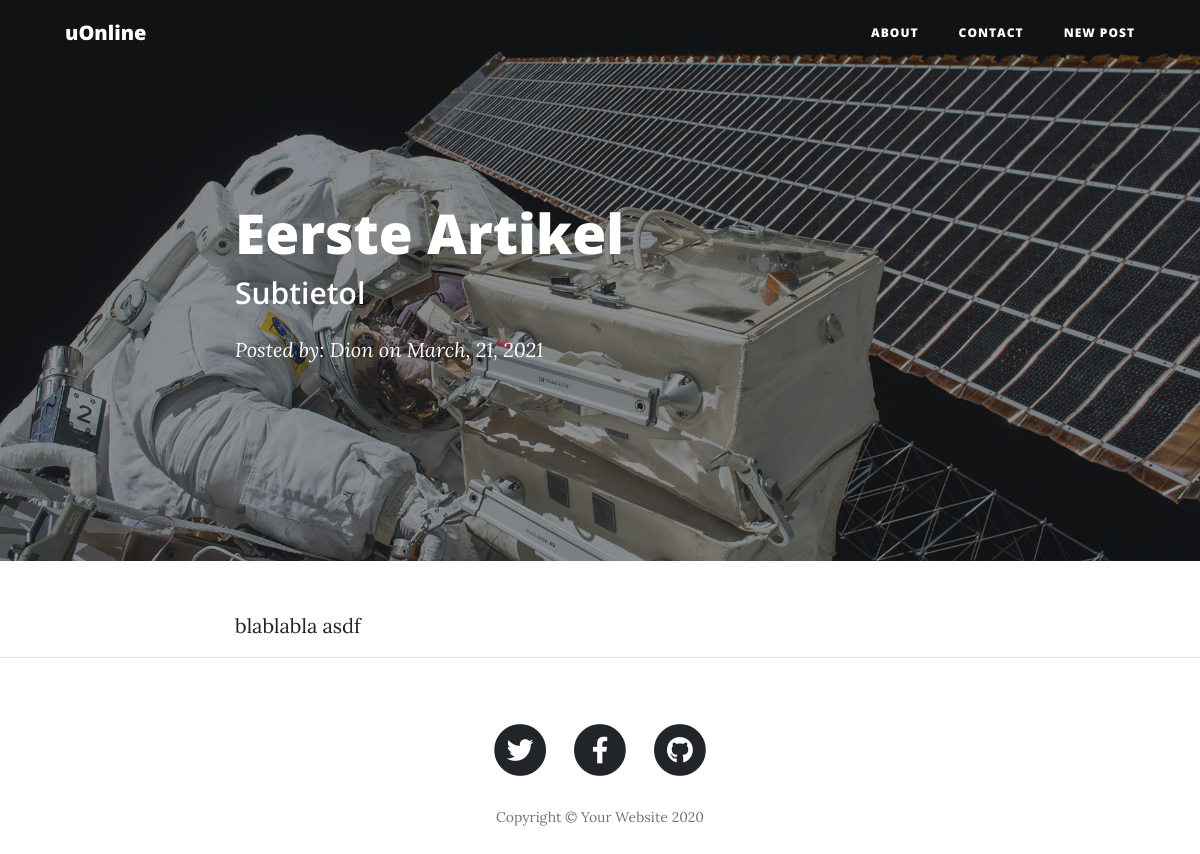
/post/1, run on the app's committed database.
### app.py (models this page shows)
class BlogPost(db.Model):
    id = db.Column(db.Integer, primary_key=True)
    title = db.Column(db.String(50))
    subtitle = db.Column(db.String(50))
    author = db.Column(db.String(20))
    date_posted = db.Column(db.DateTime)
    content = db.Column(db.Text)

### app.py (the view)
@app.route('/post/<int:post_id>')
def post(post_id): # You also need to include the post_id here.
    pagename = 'pagename'
    post = BlogPost.query.filter_by(id=post_id).one()
    return render_template('post.html', pagename=pagename, post=post, )

### templates/post.html
{% extends "base.html" %}
{% block header %}
<header class="masthead" style="background-image: url('{{ url_for('static', filename='img/post-bg.jpg' )}}')">
    <div class="overlay"></div>
    <div class="container">
      <div class="row">
        <div class="col-lg-8 col-md-10 mx-auto">
          <div class="post-heading">
            <h1>{{ post.title }}</h1>
            <h2 class="subheading">{{ post.subtitle }}</h2>
            <span class="meta">Posted by: {{ post.author }} on {{ post.date_posted.strftime('%B, %d, %Y') }}
              </span>
          </div>
        </div>
      </div>
    </div>
  </header>
{% endblock header %}
{% block content %}
  <article>
    <div class="container">
      <div class="row">
        <div class="col-lg-8 col-md-10 mx-auto">
          <div class="post-heading">
            {{ post.content|safe }}
          </div>
        </div>
      </div>
    </div>
  </article>
  {% endblock content %}

### static/css/clean-blog.css (style rules this page uses)
body { font-size: 20px; color: #212529; font-family: 'Lora', 'Times New Roman', serif; }
h1, h2, h3, h4, h5, h6 { font-weight: 800; font-family: 'Open Sans', 'Helvetica Neue', Helvetica, Arial, sans-serif; }
header.masthead { margin-bottom: 50px; background: no-repeat center center; background-color: #868e96; background-attachment: scroll; position: relative; background-size: cover; }
header.masthead .overlay { position: absolute; top: 0; left: 0; height: 100%; width: 100%; background-color: #212529; opacity: 0.5; }
header.masthead .page-heading, header.masthead .post-heading, header.masthead .site-heading { padding: 200px 0 150px; color: white; }
@media only screen and (min-width: 768px) { header.masthead .page-heading, header.masthead .post-heading, header.masthead .site-heading { padding: 200px 0; } }
header.masthead .post-heading h1 { font-size: 35px; }
header.masthead .post-heading .meta, header.masthead .post-heading .subheading { line-height: 1.1; display: block; }
header.masthead .post-heading .subheading { font-size: 24px; font-weight: 600; margin: 10px 0 30px; font-family: 'Open Sans', 'Helvetica Neue', Helvetica, Arial, sans-serif; }
header.masthead .post-heading .meta { font-size: 20px; font-weight: 300; font-style: italic; font-family: 'Lora', 'Times New Roman', serif; }
@media only screen and (min-width: 768px) { header.masthead .post-heading h1 { font-size: 55px; } }
@media only screen and (min-width: 768px) { header.masthead .post-heading .subheading { font-size: 30px; } }

### data on the page
BlogPost: title "Eerste Artikel", subtitle "Subtietol", author "Dion", date_posted "March, 21, 2021", content "blablabla asdf"
